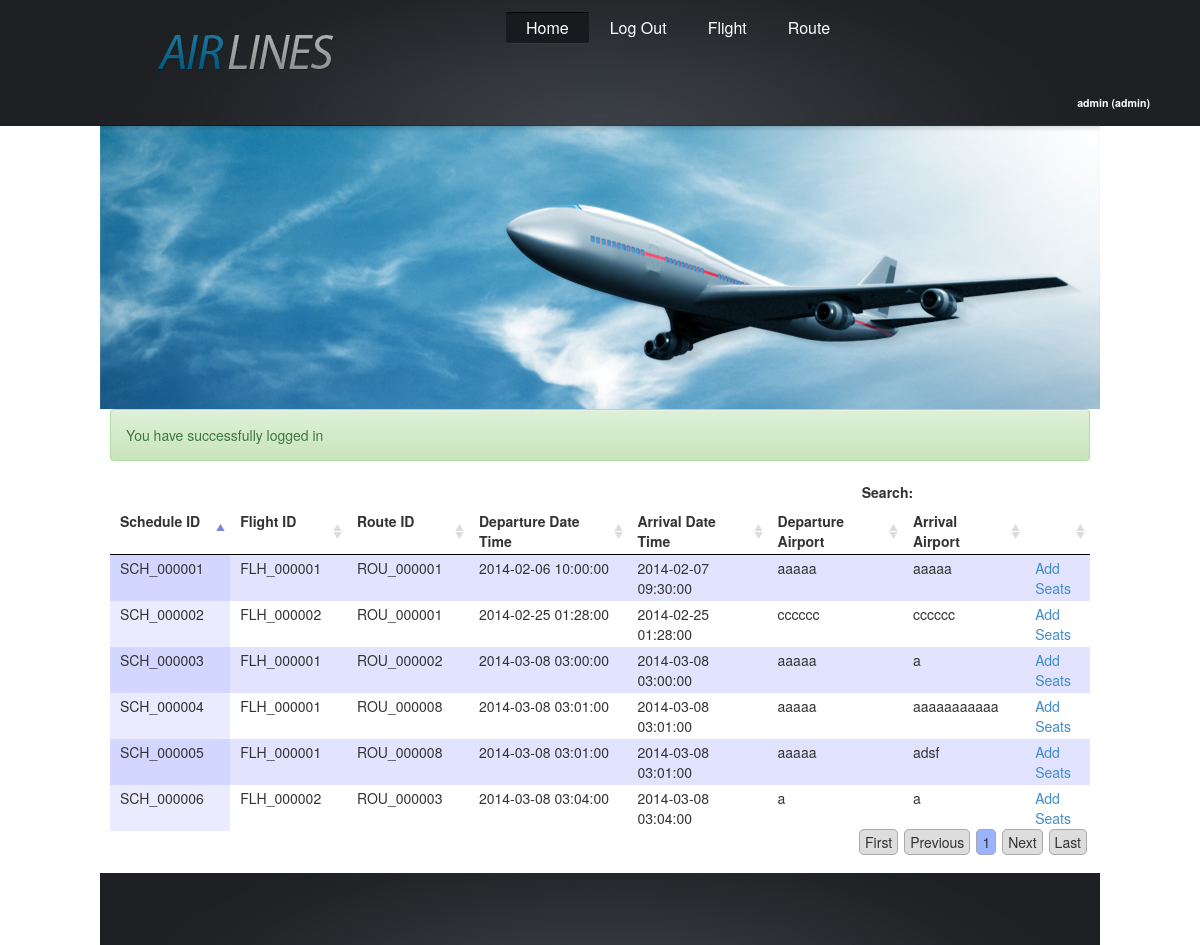
Screenshot of /schedules-display.php (signed in) with the database file from the repository.
### tables this page shows
CREATE TABLE IF NOT EXISTS `schedules` (
  `schedule_id` varchar(15) NOT NULL,
  `flight_id` varchar(15) NOT NULL,
  `route_id` varchar(15) NOT NULL,
  `departure_datetime` datetime NOT NULL,
  `arrival_datetime` datetime NOT NULL,
  `departure_airport` varchar(50) NOT NULL,
  `arrival_airport` varchar(50) NOT NULL,
  `active` int(1) NOT NULL,
  `remark` varchar(255) NOT NULL,
  PRIMARY KEY (`schedule_id`)
);

### schedules-display.php (the view, shortened to what this page needs)
<?php include('includes/header.php'); ?>
<link href="css/jquery.dataTables.css" rel="stylesheet" type="text/css" />
<div class="row">
    <div class="col-md-12">
        <table id="schedule-table">
            <thead>
            <th>Schedule ID</th>
            <th>Flight ID</th>
            <th>Route ID</th>
            <th>Departure Date Time</th>
            <th>Arrival Date Time</th>
            <th>Departure Airport</th>
            <th>Arrival Airport</th>
            <th></th>
            </thead>
            <tbody>
                <?php
                $sql = "SELECT schedules.* " .
                        "FROM schedules " .
                        "ORDER BY schedule_id";
                $result = mysql_query($sql) or die(mysql_error());
                ?>
                <?php while ($row = mysql_fetch_array($result)) { ?>
                    <tr>
                        <td><?php echo $row['schedule_id']; ?></td>
                        <td><?php echo $row['flight_id']; ?></td>
                        <td><?php echo $row['route_id']; ?></td>
                        <td><?php echo $row['departure_datetime']; ?></td>
                        <td><?php echo $row['arrival_datetime']; ?></td>
                        <td><?php echo $row['departure_airport']; ?></td>
                        <td><?php echo $row['arrival_airport']; ?></td>
                        <td><a href="seat-setup.php?schedule_id=<?php echo $row['schedule_id']; ?>">Add Seats</a></td>
                    </tr>
                <?php } ?>
            </tbody>
        </table>
    </div>
</div>
<?php include('includes/footer.php'); ?>

### css/style.css (style rules this page uses)
body { background:#fff; border:0; font:14px Arial, Helvetica, sans-serif; color:#3c4046; line-height:20px; min-width:1000px; }
a { color:#1e749a; text-decoration:underline; outline:none; }
a { outline:none; }

### rows the page displays
schedules: schedule_id "SCH_000001", flight "FLH_000001", route "ROU_000001", departure_datetime "2014-02-06 10:00:00", arrival_datetime "2014-02-07 09:30:00", departure_airport "aaaaa", arrival_airport "aaaaa"
schedules: schedule_id "SCH_000002", flight "FLH_000002", route "ROU_000001", departure_datetime "2014-02-25 01:28:00", arrival_datetime "2014-02-25 01:28:00", departure_airport "cccccc", arrival_airport "cccccc"
schedules: schedule_id "SCH_000003", flight "FLH_000001", route "ROU_000002", departure_datetime "2014-03-08 03:00:00", arrival_datetime "2014-03-08 03:00:00", departure_airport "aaaaa", arrival_airport "a"
schedules: schedule_id "SCH_000004", flight "FLH_000001", route "ROU_000008", departure_datetime "2014-03-08 03:01:00", arrival_datetime "2014-03-08 03:01:00", departure_airport "aaaaa", arrival_airport "aaaaaaaaaaa"
schedules: schedule_id "SCH_000005", flight "FLH_000001", route "ROU_000008", departure_datetime "2014-03-08 03:01:00", arrival_datetime "2014-03-08 03:01:00", departure_airport "aaaaa", arrival_airport "adsf"
schedules: schedule_id "SCH_000006", flight "FLH_000002", route "ROU_000003", departure_datetime "2014-03-08 03:04:00", arrival_datetime "2014-03-08 03:04:00", departure_airport "a", arrival_airport "a"

### other values shown
$logInData['username'] "admin"
$logInData['role'] "admin"
$message "You have successfully logged in"
